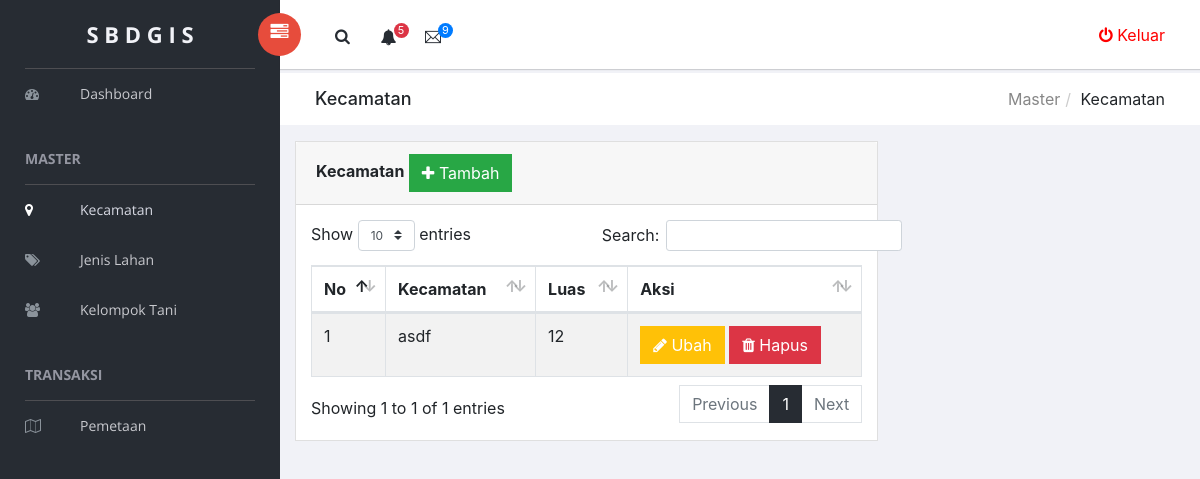
The page /app/index.php?p=view_kecamatan (signed in) on the database as committed earlier.
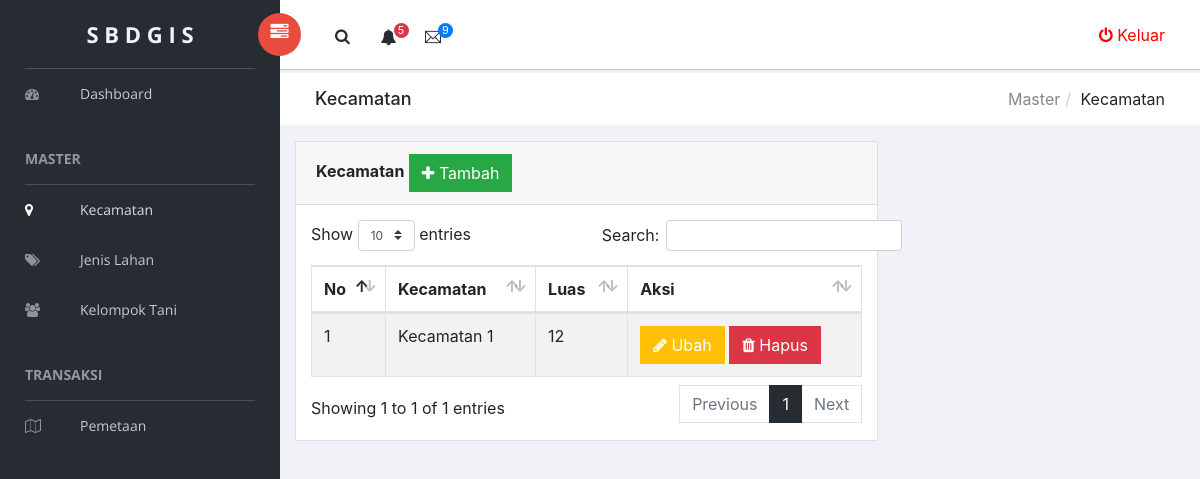
The same page on the database as committed later.
### tables this page shows
CREATE TABLE `tb_kecamatan` (
  `id_kecamatan` varchar(10) NOT NULL,
  `kecamatan` varchar(100) NOT NULL,
  `luas_tanah` float NOT NULL
);

### app/helper/koneksi.php (called while the page is built, shortened)
<?php
class Koneksi {
	private $koneksi;
	function __construct(){
		$this->koneksi = new mysqli("localhost","root","","db_gis");
	}
	public function setQuery($sql){
		return $this->koneksi->query($sql);
	}
}
 ?>

### app/helper/crud.php (called while the page is built, shortened)
<?php
include_once 'koneksi.php';
class Crud {
	function __construct(){
		$this->koneksi = new Koneksi();
	}
	public function get($sql){
		$result = $this->koneksi->setQuery($sql);
		$data = [];
        while ($row = $result->fetch_assoc()) {
            $data[] = $row;
        }
        return $data;
	}
}
?>

### app/m_kecamatan/view.php (the view)
<div class="breadcrumbs">
    <div class="col-sm-4">
        <div class="page-header float-left">
            <div class="page-title">
                <h1>Kecamatan</h1>
            </div>
        </div>
    </div>
    <div class="col-sm-8">
        <div class="page-header float-right">
            <div class="page-title">
                <ol class="breadcrumb text-right">
                    <li><a href="#">Master</a></li>
                    <li class="active">Kecamatan</li>
                </ol>
            </div>
        </div>
    </div>
</div>
<div class="content mt-3">
    <div class="animated fadeIn">
        <div class="row">
            <div class="col-md-8">
                <div class="card">
                    <div class="card-header">
                        <strong class="card-title">Kecamatan</strong>
                        <a href="?p=add_kecamatan" class="btn btn-success"><i class="fa fa-plus"></i> Tambah</a>
                    </div>
                    <div class="card-body">
                        <table id="bootstrap-data-table-export" class="table table-striped table-bordered" >
                            <thead>
                                <tr>
                                    <th>No</th>
                                    <th>Kecamatan</th>
                                    <th>Luas</th>
                                    <th>Aksi</th>
                                </tr>
                            </thead>
                            <tbody>
                                <?php
                                $no = 1;
                                $result = $crud->get("SELECT * FROM tb_kecamatan");
                                foreach ($result as $value): ?>
                                <tr>
                                    <td><?= $no++ ?></td>
                                    <td><?= $value['kecamatan'] ?></td>
                                    <td><?= $value['luas_tanah'] ?></td>
                                    <td>
                                        <a href="?p=edit_kecamatan&id_kecamatan=<?= $value['id_kecamatan']?>" class="btn btn-warning text-white"><i class="fa fa-pencil"></i> Ubah</a>
                                        <a href="?p=delete_kecamatan&id_kecamatan=<?= $value['id_kecamatan']?>" onClick="return confirm('Data Akan Dihapus !')"  class="btn btn-danger"><i class="fa fa-trash"></i> Hapus</a>
                                    </td>
                                </tr>
                                <?php endforeach  ?>
                            </tbody>
                        </table>
                    </div>
                </div>
            </div>
        </div>
    </div>
</div>

### app/index.php (shortened to what this page needs)
<?php
$crud = new Crud();
?>
<html>
<head>
    <link rel="stylesheet" href="../vendors/bootstrap/dist/css/bootstrap.min.css">
    <link rel="stylesheet" href="../vendors/font-awesome/css/font-awesome.min.css">
    <link rel="stylesheet" href="../vendors/themify-icons/css/themify-icons.css">
    <link rel="stylesheet" href="../vendors/flag-icon-css/css/flag-icon.min.css">
    <link rel="stylesheet" href="../vendors/selectFX/css/cs-skin-elastic.css">
    <link rel="stylesheet" href="../vendors/datatables.net-bs4/css/dataTables.bootstrap4.min.css">
    <link rel="stylesheet" href="../vendors/datatables.net-buttons-bs4/css/buttons.bootstrap4.min.css">
    <link rel="stylesheet" href="../assets/css/style.css">
</head>
<body>
    <aside id="left-panel" class="left-panel">
        <nav class="navbar navbar-expand-sm navbar-default">
            <div class="navbar-header">
                <a class="navbar-brand" href="./"><b>S B D G I S</b></a>
            </div>
            <?php $page = isset( $_GET['p'])?$_GET['p']:""; ?>
            <div id="main-menu" class="main-menu collapse navbar-collapse">
                <ul class="nav navbar-nav">
                    <li class='<?= $page=="view_dashbord"?"active":"" ?>' >
                        <a href="?p=view_dashbord"> <i class="menu-icon fa fa-dashboard"></i>Dashboard </a>
                    </li>
                    <h3 class="menu-title">Master</h3>
                    <li class='<?= $page=="view_kecamatan"?"active":"" ?>' >
                        <a href="?p=view_kecamatan"> <i class="menu-icon fa fa-map-marker"></i>Kecamatan </a>
                    </li>
                    <li class='<?= $page=="view_jenis_lahan"?"active":"" ?>' >
                        <a href="?p=view_jenis_lahan"> <i class="menu-icon fa fa-tags"></i>Jenis Lahan </a>
                    </li>
                    <li class='<?= $page=="view_kelompok_tani"?"active":"" ?>' >
                        <a href="?p=view_kelompok_tani"> <i class="menu-icon fa fa-users"></i>Kelompok Tani </a>
                    </li>
                    <h3 class="menu-title">Transaksi</h3>
                    <li class='<?= $page=="view_pemetaan"?"active":"" ?>' >
                        <a href="?p=view_pemetaan"> <i class="menu-icon fa fa-map-o"></i>Pemetaan </a>
                    </li>
                </ul>
            </div>
        </nav>
    </aside>
    <div id="right-panel" class="right-panel">
        <header id="header" class="header">
            <div class="header-menu">
                <div class="col-sm-7">
                    <a id="menuToggle" class="menutoggle pull-left"><i class="fa fa fa-tasks" style="margin-top:10px"></i></a>
                    <div class="header-left">
                        <button class="search-trigger"><i class="fa fa-search"></i></button>
                        <div class="dropdown for-notification">
                            <button class="btn btn-secondary dropdown-toggle" type="button" id="notification" data-toggle="dropdown" aria-haspopup="true" aria-expanded="false">
                                <i class="fa fa-bell"></i>
                                <span class="count bg-danger">5</span>
                            </button>
                        </div>
                        <div class="dropdown for-message">
                            <button class="btn btn-secondary dropdown-toggle" type="button"
                                id="message"
                                data-toggle="dropdown" aria-haspopup="true" aria-expanded="false">
                                <i class="ti-email"></i>
                                <span class="count bg-primary">9</span>
                            </button>
                        </div>
                    </div>
                </div>
                <div class="col-sm-5">
                    <a href="../logout.php" class="pull-right" style="color:red;margin-top:8px">
                        <i class="fa fa-power-off"></i> Keluar
                    </a>
                </div>
            </div>
        </header>
        <?php
        if($page){
            if($page == "view_dashbord"){
                include "dashbord/view.php";
            }elseif ($page == "view_kecamatan") {
                include "m_kecamatan/view.php";
            }elseif ($page == "add_kecamatan") {
                include "m_kecamatan/add_form.php";
            }elseif ($page == "edit_kecamatan") {
                include "m_kecamatan/edit_form.php";
            }elseif ($page == "delete_kecamatan") {
                include "m_kecamatan/delete.php";
            }
            elseif ($page == "view_jenis_lahan") {
                include "m_jenis_lahan/view.php";
            }elseif ($page == "add_jenis_lahan") {
                include "m_jenis_lahan/add_form.php";
            }elseif ($page == "edit_jenis_lahan") {
                include "m_jenis_lahan/edit_form.php";
            }elseif ($page == "delete_jenis_lahan") {
                include "m_jenis_lahan/delete.php";
            }
            elseif ($page == "view_kelompok_tani") {
                include "m_kelompok_tani/view.php";
            }elseif ($page == "add_kelompok_tani") {
                include "m_kelompok_tani/add_form.php";
            }elseif ($page == "edit_kelompok_tani") {
                include "m_kelompok_tani/edit_form.php";
            }elseif ($page == "delete_kelompok_tani") {
                include "m_kelompok_tani/delete.php";
            }
            elseif ($page == "view_pemetaan") {
                include "t_pemetaan/view.php";
            }elseif ($page == "add_pemetaan") {
                include "t_pemetaan/add_form.php";
            }
        }else{
            include "dashbord/view.php";
        }
        ?>
        </div>
</body>
</html>

Rows that differ between the two databases and show on the page:
changed tb_kecamatan: kecamatan "asdf" → "Kecamatan 1"
